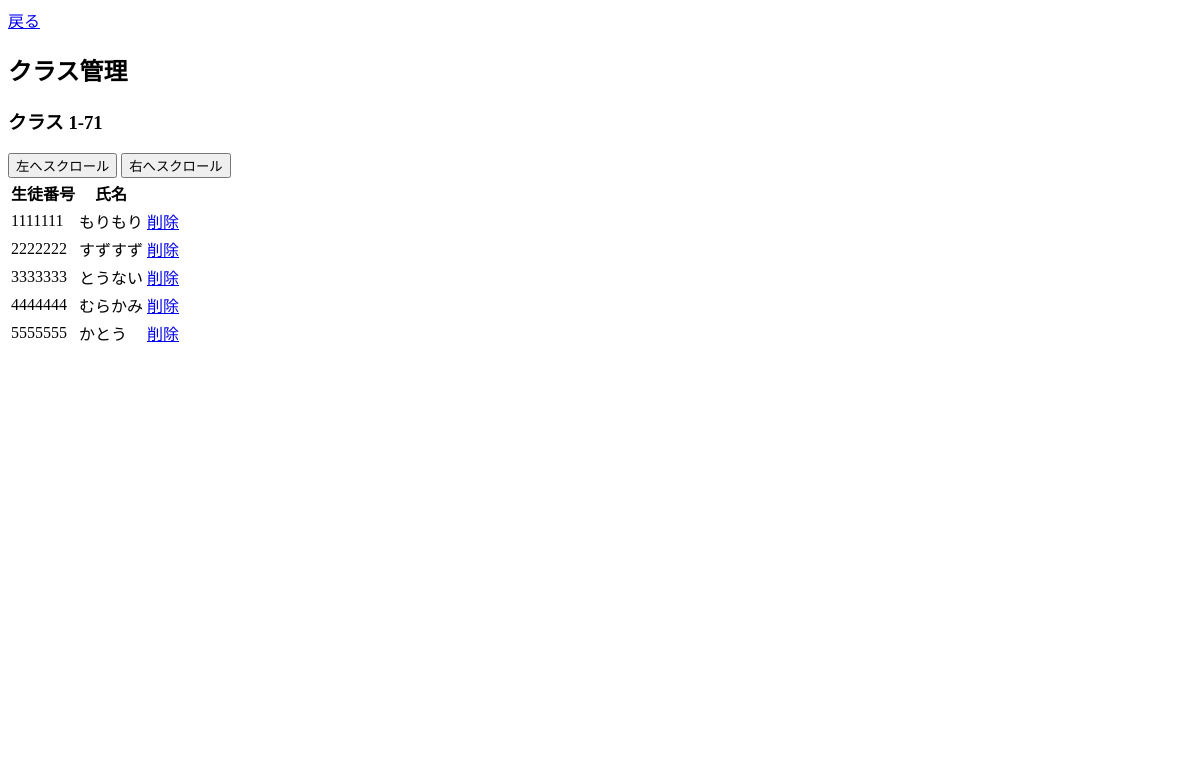
Screenshot of /teacher/student/class_list (signed in) with the database file from the repository.
### auth/models.py (models this page shows, shortened)
class Student(db.Model, UserMixin):
    __tablename__ = "student"
    id = db.Column(db.String, primary_key=True)
    student_name = db.Column(db.String, index=True)
    student_email = db.Column(db.String, unique=True, index=True)
    password_hash = db.Column(db.String)
    entrollment_year = db.Column(db.Integer)
    birth_date = db.Column(db.Date)
    school_id = db.Column(db.String)
    course_id = db.Column(db.String)
    class_num = db.Column(db.String)
    icon_path = db.Column(db.String)
    @property
    def password(self):
        raise AttributeError("読み込み不可")

### teacher_student/views.py (the view)
@student.route("/class_list")
def class_list():
    teacher_id = current_user.id
    teacher = Teacher.query.get(teacher_id)
    if not teacher:
        return "先生どこーーーー？", 404
    class_students = {}
    for student in Student.query.filter_by(class_num=teacher.class_num).all():
        class_num = student.class_num
        if class_num not in class_students:
            class_students[class_num] = []
        class_students[class_num].append(student)
    return render_template('teacher_student/class_list.html', class_students=class_students)

### auth/models.py (called while the page is built)
@login_manager.user_loader
def load_user(id):
    if len(id) == 6:
        return Teacher.query.get(id)
    else:
        return Student.query.get(id)

### teacher_student/templates/teacher_student/class_list.html (shortened to what this page needs)
{% extends "teacher/base.html" %}
{% block modorulink %}<a href="{{ url_for('teacher.student.teacher_student') }}">戻る</a>{% endblock %}
{% block content %}
<h2>クラス管理</h2>
    {% for class_num, students in class_students.items() %}
        <h3>クラス {{ class_num }}</h3>
        <button onclick="scrollContainer('class-{{ class_num }}', -1)">左へスクロール</button>
        <button onclick="scrollContainer('class-{{ class_num }}', 1)">右へスクロール</button>
        <div class="class-container" id="class-{{ class_num }}">
            <table>
                <thead>
                    <tr>
                        <th>生徒番号</th>
                        <th>氏名</th>
                    </tr>
                </thead>
                <tbody>
                    {% for student in students %}
                        <tr>
                            <td>{{ student.id }}</td>
                            <td>{{ student.student_name }}</td>
                            <td>
                                <a href="{{ url_for('teacher.student.delete_confirm', id=student.id) }}">削除</a>
                            </td>
                        </tr>
                    {% endfor %}
                </tbody>
            </table>
        </div>
    {% endfor %}
{% endblock %}

### rows the page displays
Student: class_num "1-71", id "1111111", student_name "もりもり"
Student: id "2222222", student_name "すずすず"
Student: id "3333333", student_name "とうない"
Student: id "4444444", student_name "むらかみ"
Student: id "5555555", student_name "かとう"
